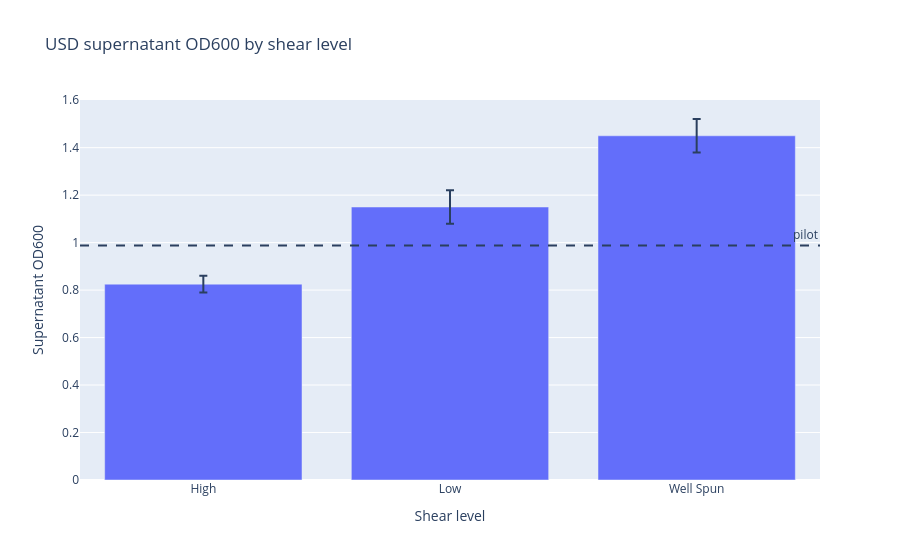

This figure's notebook cell:
### Code cell
import plotly.graph_objects as go

if runs.empty:
    print("No data in 'runs' to plot. Run the mock example cell or add runs via the widgets first.")
else:
    feed_OD600 = pilot_feed_OD600_widget.value
    pilot_clar = pilot_percent_clar_widget.value
    pilot_sup_OD = (
        feed_OD600 * (1.0 - pilot_clar) if pd.notna(feed_OD600) and pd.notna(pilot_clar) else np.nan
    )

    od_summary = runs.groupby("shear_level")["supernatant_OD600"].agg(["mean", "std"]).dropna(subset=["mean"])

    if od_summary.empty:
        print("No supernatant OD600 values available for plotting.")
    else:
        fig = go.Figure(go.Bar(
            x=od_summary.index,
            y=od_summary["mean"],
            error_y=dict(type="data", array=od_summary["std"].fillna(0)),
        ))
        if not np.isnan(pilot_sup_OD):
            fig.add_hline(y=pilot_sup_OD, line_dash="dash", annotation_text="pilot")
        fig.update_layout(
            title="USD supernatant OD600 by shear level",
            xaxis_title="Shear level",
            yaxis_title="Supernatant OD600",
        )
        fig.show()

### Figure 1 — Plotly figure (JSON) as saved in the notebook; plotly's stock layout.template omitted (floating-point values rounded to 4 significant figures)
{"data": [{"error_y": {"array": [0.03536, 0.07071, 0.07071], "type": "data"}, "type": "bar", "x": ["High", "Low", "Well Spun"], "y": [0.825, 1.15, 1.45]}], "layout": {"annotations": [{"showarrow": false, "text": "pilot", "x": 1, "xanchor": "right", "xref": "x domain", "y": 0.9882, "yanchor": "bottom", "yref": "y"}], "shapes": [{"line": {"dash": "dash"}, "type": "line", "x0": 0, "x1": 1, "xref": "x domain", "y0": 0.9882, "y1": 0.9882, "yref": "y"}], "title": {"text": "USD supernatant OD600 by shear level"}, "xaxis": {"title": {"text": "Shear level"}}, "yaxis": {"title": {"text": "Supernatant OD600"}}}}
